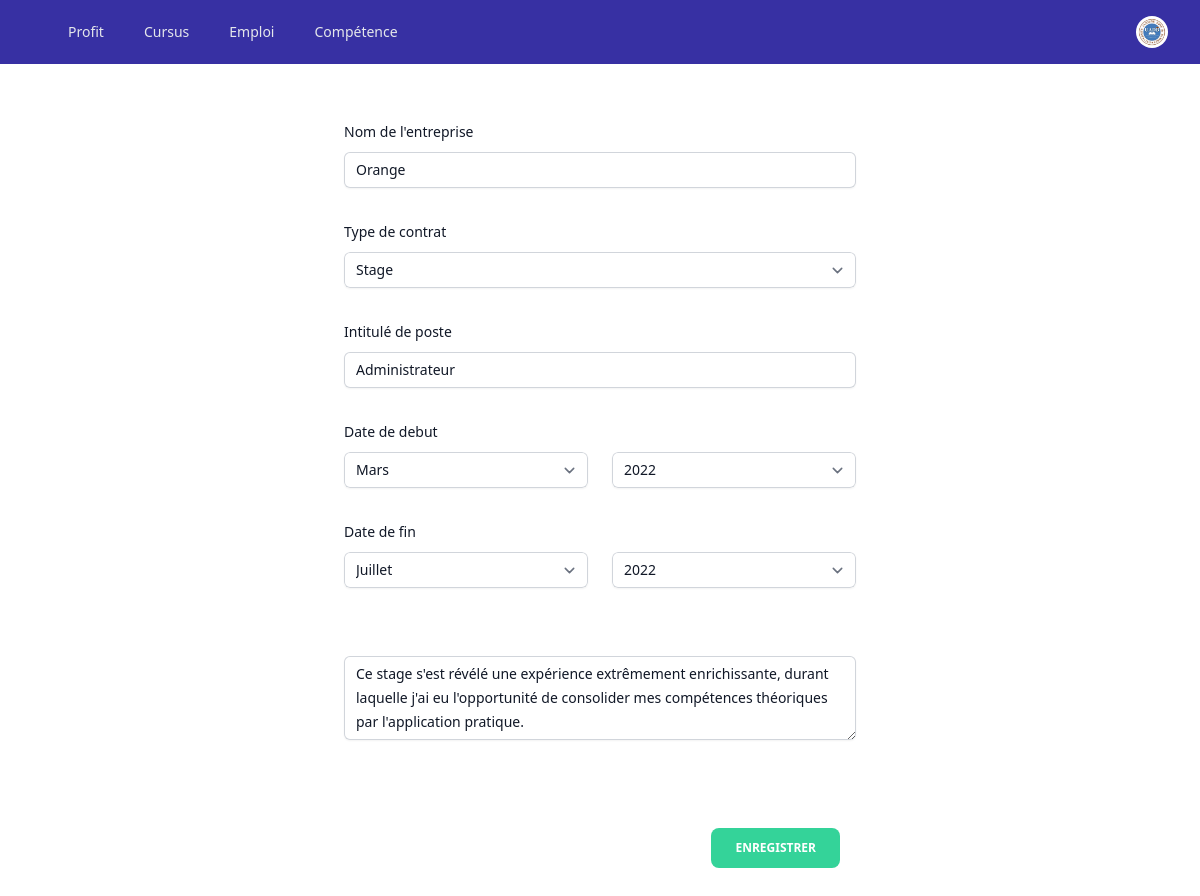
Screenshot of /emploi/modifier_emploi/3/ with the database file from the repository.
### Emploi/models.py (models this page shows, shortened)
class Emploi(models.Model):
    entreprise=models.CharField(null=True,max_length=200)
    typecont=models.CharField(choices=contrat, max_length=200)
    poste=models.CharField(null=True,max_length=200)
    mois_date_debut=models.CharField(max_length=20, choices=MOIS_CHOICES)
    annee_date_debut=models.CharField(max_length=40, choices=ANNEES)
    mois_date_fin=models.CharField(max_length=20, choices=MOIS_CHOICES,null=True,blank=True)
    annee_date_fin=models.CharField(max_length=40, choices=ANNEES,null=True,blank=True)
    description=models.TextField(null=True,max_length=250,blank=True)
    etudiant=models.ForeignKey(Etudiant,on_delete=models.CASCADE)

### Emploi/views.py (the view)
# urls.py: path("modifier_emploi/<int:pk>/", views.emploi_update, name="emploi_update"),
def emploi_update(request,pk):
    emploi=Emploi.objects.get(id=pk)
    form = EmploiForm(instance=emploi)
    if request.method == 'POST':
        form = EmploiForm(request.POST,instance=emploi)
        if form.is_valid():
            form.save()
            return redirect("liste_emploi",pk)
    context={"form":form}
    return render(request, "Emploi/emploi_update.html",context)

### templates/Emploi/emploi_update.html (shortened to what this page needs)
{% extends "index.html" %}
{% block contenu %}
{% include 'navbar.html' %}
<form class="mt-10 sm:mx-auto sm:w-full sm:max-w-lg"  method="post">
    <div class="mt-10 grid grid-cols-1 gap-x-6 gap-y-8 sm:grid-cols-6 pt-20">
        <div class="sm:col-span-full">
            <label for="etablissement" class="block text-sm font-medium leading-6 text-gray-900">Nom de l'entreprise</label>
            <div class="mt-2">
                {{form.entreprise}}
            </div>
        </div>
    </div>
        <div class="sm:col-span-full mt-8">
            <label for="typecontrat" class="block text-sm font-medium leading-6 text-gray-900">Type de contrat</label>
            <div class="mt-2">
                <select name="typecont" autocomplete="family-name" class="block w-full rounded-md border-0 py-1.5 text-gray-900 shadow-sm ring-1 ring-inset ring-gray-300 placeholder:text-gray-400 focus:ring-2 focus:ring-inset focus:ring-indigo-600 sm:text-sm sm:leading-6" required>
                    {% for typec_value, typec_label in form.typecont.field.choices %}
                        <option value="{{ typec_value }}" {% if form.typecont.value == typec_value %}selected{% endif %}>{{ typec_label }}</option>
                    {% endfor %}
                </select>
            </div>
        </div>
        <div class="sm:col-span-full mt-8">
            <label for="diplome" class="block text-sm font-medium leading-6 text-gray-900">Intitulé de poste</label>
            <div class="mt-2">
                {{form.poste}}
            </div>
        </div>
        <div class="mt-8 grid grid-cols-1 gap-x-6 gap-y-8 sm:grid-cols-6">
        <div class="sm:col-span-3">
            <label for="moisdatedebut" class=" block text-sm font-medium leading-6 text-gray-900">Date de debut</label>
            <div class="mt-2">
                <select name="mois_date_debut" autocomplete="family-name" class="block w-full rounded-md border-0 py-1.5 text-gray-900 shadow-sm ring-1 ring-inset ring-gray-300 placeholder:text-gray-400 focus:ring-2 focus:ring-inset focus:ring-indigo-600 sm:text-sm sm:leading-6" required>
                    {% for mois_value, mois_label in form.mois_date_debut.field.choices %}
                        <option value="{{ mois_value }}" {% if form.mois_date_debut.value == mois_value %}selected{% endif %}>{{ mois_label }}</option>
                    {% endfor %}
                </select>
            </div>
        </div>
        <div class="sm:col-span-3">
            <div class="mt-8">
                <select name="annee_date_debut" autocomplete="family-name" class="block w-full rounded-md border-0 py-1.5 text-gray-900 shadow-sm ring-1 ring-inset ring-gray-300 placeholder:text-gray-400 focus:ring-2 focus:ring-inset focus:ring-indigo-600 sm:text-sm sm:leading-6" required>
                    {% for annee_value, annee_label in form.annee_date_debut.field.choices %}
                        <option value="{{ annee_value }}" {% if form.annee_date_debut.value == annee_value %}selected{% endif %}>{{ annee_label }}</option>
                    {% endfor %}
                </select>
            </div>
         </div>
         <div class="sm:col-span-3">
            <label for="moisdatefin" class="block text-sm font-medium leading-6 text-gray-900">Date de fin</label>
            <div class="mt-2">
                <select name="mois_date_fin" autocomplete="family-name" class="block w-full rounded-md border-0 py-1.5 text-gray-900 shadow-sm ring-1 ring-inset ring-gray-300 placeholder:text-gray-400 focus:ring-2 focus:ring-inset focus:ring-indigo-600 sm:text-sm sm:leading-6" required>
                    {% for mois_value, mois_label in form.mois_date_fin.field.choices %}
                        <option value="{{ mois_value }}" {% if form.mois_date_fin.value == mois_value %}selected{% endif %}>{{ mois_label }}</option>
                    {% endfor %}
                </select>
            </div>
        </div>
        <div class="sm:col-span-3">
            <div class="mt-8">
                <select name="annee_date_fin" autocomplete="family-name" class="block w-full rounded-md border-0 py-1.5 text-gray-900 shadow-sm ring-1 ring-inset ring-gray-300 placeholder:text-gray-400 focus:ring-2 focus:ring-inset focus:ring-indigo-600 sm:text-sm sm:leading-6" required>
                    {% for annee_value, annee_label in form.annee_date_fin.field.choices %}
                        <option value="{{ annee_value }}" {% if form.annee_date_fin.value == annee_value %}selected{% endif %}>{{ annee_label }}</option>
                    {% endfor %}
                </select>
            </div>
        </div>
        <div class="sm:col-span-full">
            <div class="mt-5 pt-4">
              {{form.description}}
            </div>
        </div>
    </div>
    <div class="mt-20 mb-20 pt-2 flex items-center justify-end gap-x-6 mx-auto">
        <button type="submit"class="middle none center mr-4 rounded-lg bg-green-400 py-3 px-6 font-sans text-xs font-bold uppercase text-white transition-all hover:shadow-lg hover:shadow-green-400/40 focus:opacity-[0.85] focus:shadow-none active:opacity-[0.65] active:shadow-none disabled:pointer-events-none">
        Enregistrer
        </button>
    </div>
</form>
{% endblock %}

### rows the page displays
Emploi: entreprise "Orange", typecont "Stage", poste "Administrateur", annee_date_debut "2022", annee_date_fin "2022", description "Ce stage s'est révélé une expérience extrêmement enrichissante, durant laquelle j'ai eu l'opportunité de consolider mes compétences théoriques par l'application pratique."

### other values shown
form field mois_date_debut "Mars"
form field mois_date_fin "Juillet"
